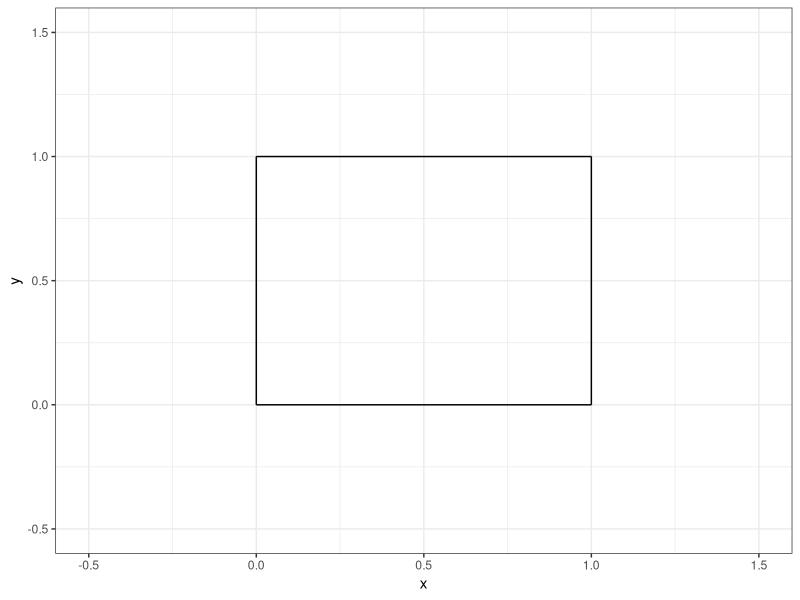
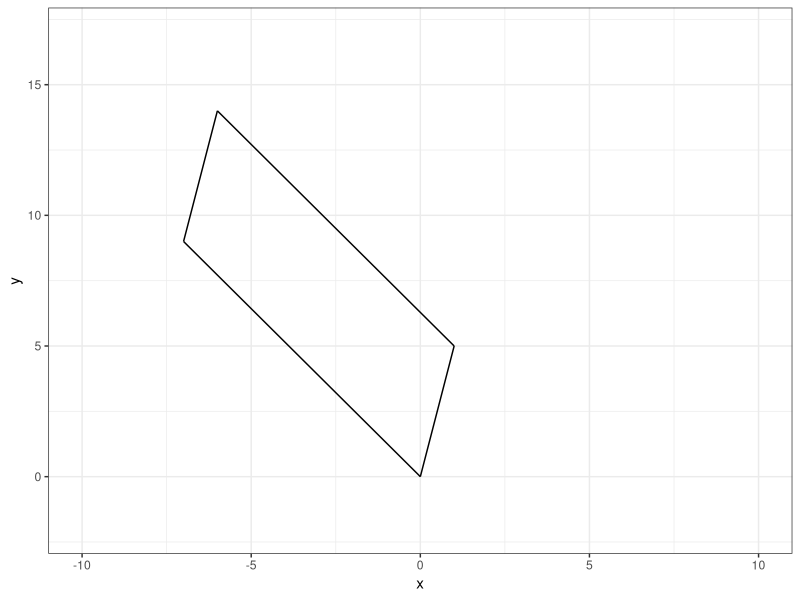

These figures' R source, in order:
## ---- chunk 1
#| echo: false

default_chunk_hook  <- knitr::knit_hooks$get("chunk")

latex_font_size <- c("Huge", "huge", "LARGE", "Large", 
                     "large", "normalsize", "small", 
                     "footnotesize", "scriptsize", "tiny")

knitr::knit_hooks$set(chunk = function(x, options) {
  x <- default_chunk_hook(x, options)
  if(options$size %in% latex_font_size) {
    paste0("\n \\", options$size, "\n\n", 
      x, 
      "\n\n \\normalsize"
    )
  } else {
    x
  }
})

## ---- chunk 2
#| label: load-packages
#| include: false
library(tidyverse)
## ---- chunk 3
#| label: fig-unitsquare
#| fig-cap: "The unit square."
#| fig-width: 3
#| fig-height: 3
#| scale: "80%"
#| fig-align: "center"
#| size: "scriptsize"
ggplot() +
  geom_segment(aes(x = 0, xend = 0,
                   y=0, yend = 1))+
  geom_segment(aes(x = 0, xend = 1,
                   y=1, yend = 1))+
  geom_segment(aes(x = 1, xend = 1,
                   y=0, yend = 1))+
  geom_segment(aes(x = 0, xend = 1,
                   y=0, yend = 0)) +
  theme_bw() + 
  xlim(-0.5, 1.5)+
  ylim(-0.5, 1.5)+
  labs(x = "x", 
       y = "y")
## ---- chunk 4
#| size: "scriptsize"
#| code-fold: FALSE
# I'm going to annoy you with using only by column
(M = matrix(c(1,0,0,1),2,2)) 
## ---- chunk 5
#| size: "scriptsize"
#| code-fold: FALSE

(A = matrix(c(1,5,-7,9),2,2))
## ---- chunk 6
#| size: "scriptsize"
#| code-fold: FALSE

(T = A%*%M)
## ---- chunk 7
(basis.vector.1 = T[,1])
(basis.vector.2 = T[,2])

## ---- chunk 8
#| size: "scriptsize"
#| code-fold: FALSE

(p_0 = c(0,0))
(p_1 = basis.vector.1)
(p_2 = basis.vector.1 + basis.vector.2)
(p_3 = basis.vector.2)

## ---- chunk 9
#| label: fig-matrixT
#| fig-cap: "Matrix T on a Graph."
#| fig-width: 3
#| fig-height: 3
#| scale: "80%"
#| fig-align: "center"
#| size: "scriptsize"
ggplot() +
  geom_segment(aes(x = 0, xend = 1,
                   y=0, yend = 5))+
  geom_segment(aes(x = 1, xend = -6,
                   y=5, yend = 14))+
  geom_segment(aes(x = -6, xend = -7,
                   y=14, yend = 9))+
  geom_segment(aes(x = -7, xend = 0,
                   y=9, yend = 0)) +
  theme_bw() + 
  xlim(-10, 10)+
  ylim(-2, 17)+
  labs(x = "x", 
       y = "y")
## ---- chunk 10
#| size: "scriptsize"
#| code-fold: FALSE

(det(A))
## ---- chunk 11
#| size: "scriptsize"
#| code-fold: FALSE

(A = matrix(c(1,2,2,4),2,2))
## ---- chunk 12
(T = A%*%M)
## ---- chunk 13
#| size: "scriptsize"
#| code-fold: FALSE

(basis.vector.1 = T[,1])
(basis.vector.2 = T[,2])
